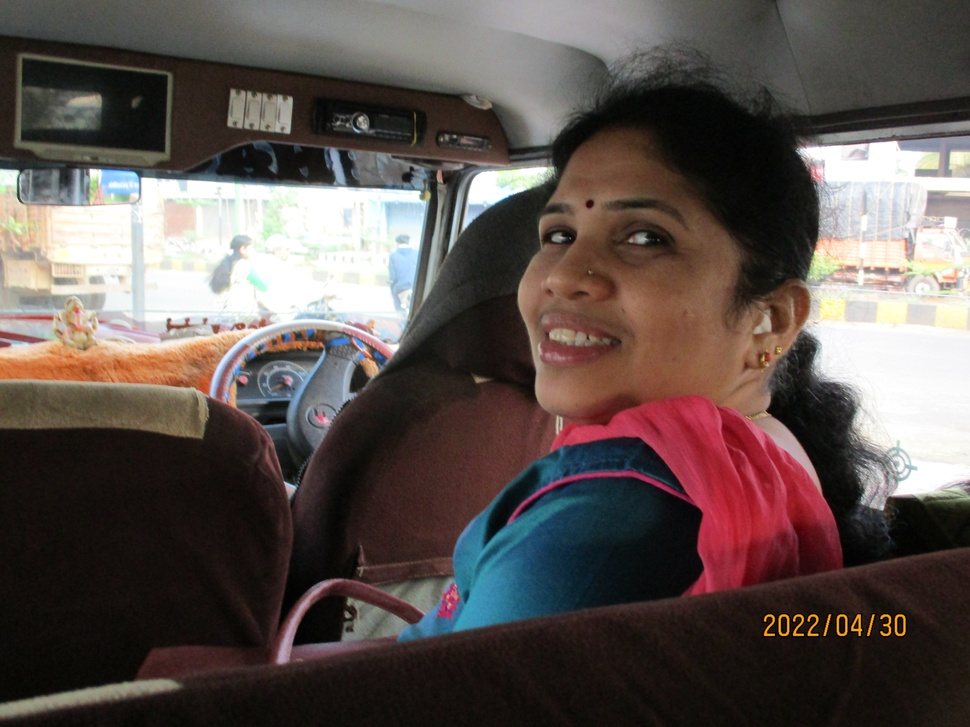
#> input picture dataset_image/real/IMG_1607.JPG, 970 x 727 px, shrunk from 5152 x 3864 before the run, found by its file name; its folder holds only this picture in this run
$ python balance_real_images.py
#> lines starting #> are read from the running program, lines starting #| are printed output that depends on the picture
#> further down, img is the input picture: PIL image 970x727 RGB; mean R, G, B 93.6, 82.8, 79.1
"""
Balance real images to match fake count (650 each)
Augments existing real images with random flips, rotations, brightness, crops
"""
import os, random, sys
sys.stdout.reconfigure(encoding='utf-8')
from PIL import Image, ImageEnhance

REAL_DIR = "dataset_image_balanced/real"
TARGET   = 650

real_files = [f for f in os.listdir(REAL_DIR) if f.lower().endswith(('.jpg','.jpeg','.png','.webp','.bmp'))]
current    = len(real_files)
needed     = TARGET - current

print(f"Current real images : {current}")
print(f"Target              : {TARGET}")
print(f"Need to add         : {needed}")
print()

if needed <= 0:
    print("Already balanced! Nothing to do.")
    exit(0)

def augment(img):
    ops = []
    if random.random() > 0.4:
        ops.append(lambda x: x.transpose(Image.FLIP_LEFT_RIGHT))
    if random.random() > 0.4:
        angle = random.uniform(-25, 25)
        ops.append(lambda x, a=angle: x.rotate(a, expand=False, fillcolor=(0,0,0)))
    if random.random() > 0.4:
        f = random.uniform(0.75, 1.3)
        ops.append(lambda x, f=f: ImageEnhance.Brightness(x).enhance(f))
    if random.random() > 0.4:
        f = random.uniform(0.75, 1.3)
        ops.append(lambda x, f=f: ImageEnhance.Contrast(x).enhance(f))
    if random.random() > 0.5:
        w, h = img.size
#> w = 970; h = 727
        p = random.uniform(0.78, 0.95)
        nw, nh = int(w*p), int(h*p)
#> nw = 806; nh = 604
        l, t = random.randint(0, w-nw), random.randint(0, h-nh)
#> l = 122; t = 45
        ops.append(lambda x, l=l,t=t,r=l+nw,b=t+nh,W=w,H=h: x.crop((l,t,r,b)).resize((W,H), Image.LANCZOS))
    result = img.copy()
    random.shuffle(ops)
    for op in ops:
        try: result = op(result)
        except: pass
#> this loop made 4 passes
#> pass 1, in augment, `try: result = op(result)`:
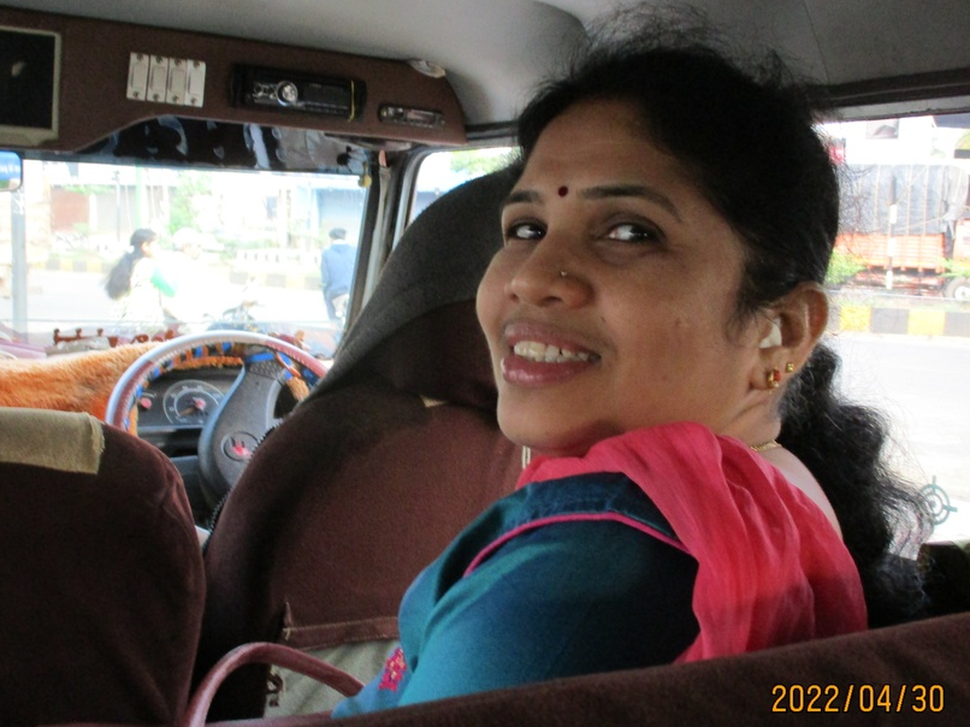
#> result: PIL image 970x727 RGB; mean R, G, B 98.5, 85.6, 82.8
#> pass 2, in augment, `try: result = op(result)`:
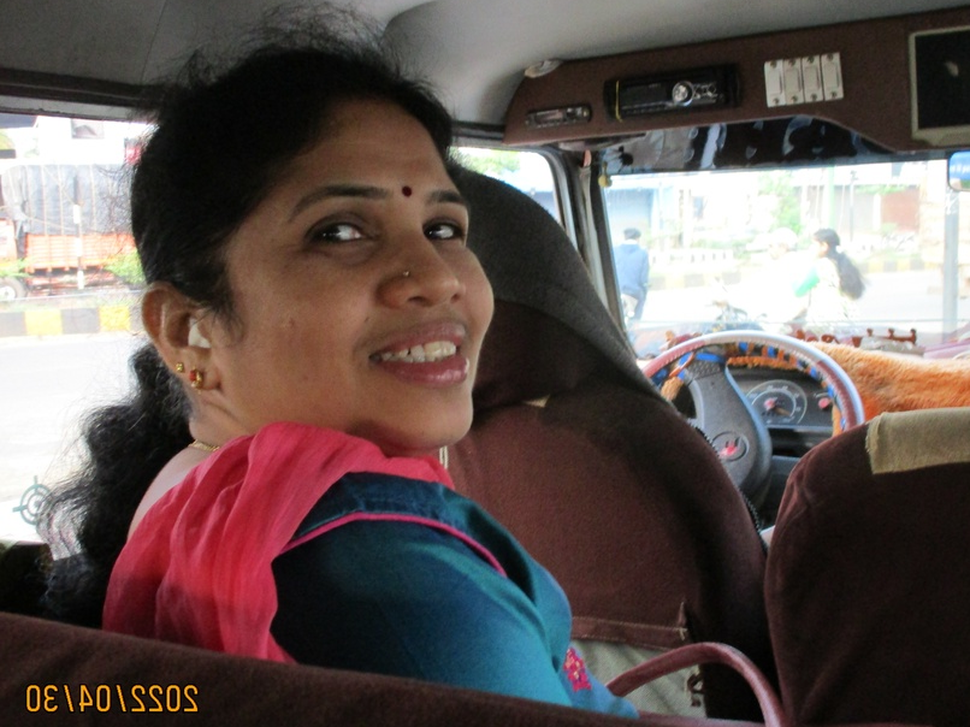
#> result: PIL image 970x727 RGB; mean R, G, B 98.5, 85.6, 82.8
#> after the loop:
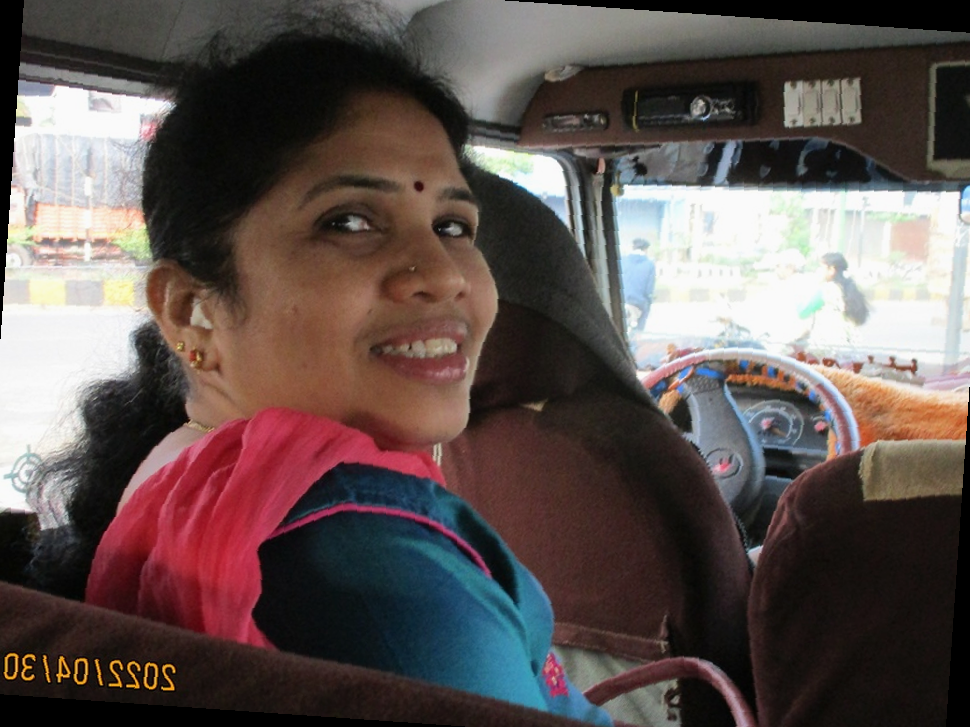
#> result: PIL image 970x727 RGB; mean R, G, B 95.4, 82.9, 80.3
    return result

added = 0
attempts = 0
source = real_files.copy()
random.shuffle(source)

print("Adding augmented real images...")
while added < needed and attempts < needed * 10:
    fname = source[attempts % len(source)]
    attempts += 1
    try:
        img = Image.open(os.path.join(REAL_DIR, fname)).convert('RGB')
        aug = augment(img)
        out_path = os.path.join(REAL_DIR, f"bal_real_{added:05d}.jpg")
        if not os.path.exists(out_path):
            aug.save(out_path, "JPEG", quality=90)
            added += 1
            if added % 50 == 0:
                print(f"  Added {added}/{needed}...")
    except:
        continue

final = len([f for f in os.listdir(REAL_DIR) if f.lower().endswith(('.jpg','.jpeg','.png'))])
print(f"\nDone! Real images: {current} → {final}")
print("Now run: python train_image_fixed.py")
